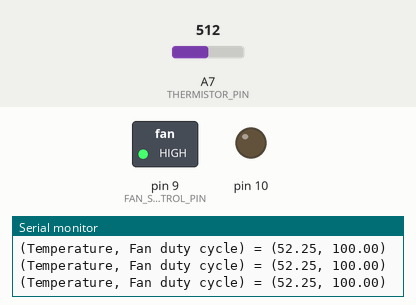
A sketch run on a simulated Arduino Nano, built with avr-gcc and run on an emulated ATmega328P. Shown: switched loads named in the sketch (green lamp = pin HIGH), output pins drawn as LEDs (lit = HIGH), the last lines printed to the serial monitor. The inputs (shaded band) are chosen by the test bench; at power-on: A7 (THERMISTOR_PIN) = 512.

Above: at 1.2 s.
1.3 s: A7 (THERMISTOR_PIN) set to 716
At 2.5 s:
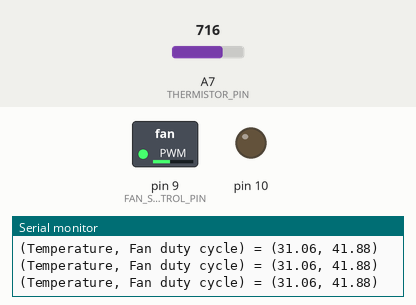
2.8 s: A7 (THERMISTOR_PIN) set to 900
At 3.8 s:
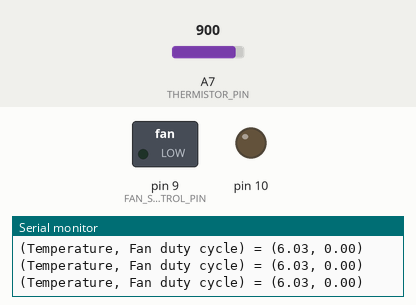
4.3 s: A7 (THERMISTOR_PIN) set to 511
At 4.9 s:
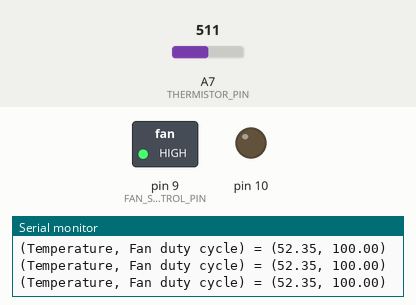
Timing chart, 0 to 7.3 s (numbered marks = the images above; inputs shaded):
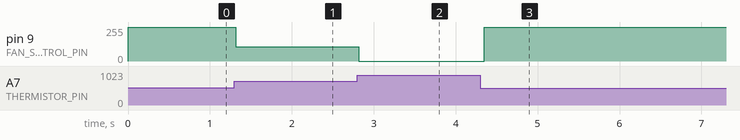

Measured:
- after the input at 1.3 s, pin 9 (FAN_SPEEDS_CONTROL_PIN): 255/255 → 107/255 at once
- after the input at 2.8 s, pin 9 (FAN_SPEEDS_CONTROL_PIN): 107/255 → 0/255 at once
- after the input at 4.3 s, pin 9 (FAN_SPEEDS_CONTROL_PIN): 0/255 → 255/255 after 0.05 s

The sketch:

refrigeration_module.ino
```cpp
/*
MODULE DESRIPTION

This script controls the station's refrigeration system.
The refrigeration system is composed of two PWM-controllable fans and a thermocouple for
temperature sensing. This module instructs to arduino to constantly read the ambient temperature
adjust the duty cycle that controls the fans' speed accordingly.
*/

#include <stdio.h>
#include <math.h>

// PINS SET-UP
const int THERMISTOR_PIN = A7;
const int FAN_SPEEDS_CONTROL_PIN = 9;

// MODULE SET-UP
const float Vcc = 5.0;                // The thermistor's supply voltage.
const float R1 = 33120.0;             // Resistance of the the thermistor's accompanying series resistor.
const int NUM_THERMISTOR_AVGS = 30;
const float fanActivationTemperature = 26;
const float fanMaxSpeedTemperature = 40;

// 25kHz PWM SET-UP
// PWM output @ 25 kHz, only on pins 9 and 10.
// Output value should be between 0 and 320, inclusive.
void analogWrite25k(int pin, int value){
  switch (pin){
    case 9:
      OCR1A = value;
      break;

    case 10:
      OCR1B = value;
      break;

    default: // no other pin will work
      break;
  }
}

// TEMPERATURE SENSING FUNCTION
float readThermistorTemperature(){
  // Init vars
  float Vt; // Voltage drop across thermistor [V].
  float Rt; // Thermistor resistance [Ohm].
  float Tt; // Thermistor temperature [°C]

  // 1) READ SMOOTHED-OUT VOLTAGE FROM THERMISTOR PIN
  Vt = 0;
  for(int j=0; j<NUM_THERMISTOR_AVGS; j++){
    Vt += analogRead(THERMISTOR_PIN);
  }
  Vt /= NUM_THERMISTOR_AVGS;
  Vt = Vcc*Vt/1023.0;

  // 2) COMPUTE THERMISTOR RESISTANCE
  Rt = R1*Vt/(Vcc - Vt);

  // 3) COMPUTE THERMISTOR TEMPERATURE
  float A =  610.5282190830485;
  float B = -85.97402403405586;
  float C =  3.4037509247172553;
  float D = -0.007982876975644648;
  float E = -0.0019710091731159445;

  float lnRt = log(Rt);
  Tt = A + B*lnRt + C*pow(lnRt,2) + D*pow(lnRt,3) + E*pow(lnRt,4);
  return Tt;
}

// TEMPERATURE-BASED FAN CONTROL FUNCTION
float setFanSpeeds(float Tt){
  int dutyCycle = int(map(Tt, fanActivationTemperature, fanMaxSpeedTemperature, 32, 320));
  if      (dutyCycle <  32){dutyCycle = 0;}
  else if (dutyCycle > 320){dutyCycle = 320;}
  analogWrite25k(FAN_SPEEDS_CONTROL_PIN, dutyCycle);
  return 100*float(dutyCycle)/320;
}


void setup(){
  Serial.begin(9600);
  pinMode(THERMISTOR_PIN, INPUT);

  // -25KHZ SET-UP
  // Configure Timer 1 for PWM @ 25 kHz.
  TCCR1A = 0; // undo the configuration done by...
  TCCR1B = 0; // ...the Arduino core library
  TCNT1 = 0; // reset timer
  TCCR1A = _BV(COM1A1) // non-inverted PWM on ch. A
           | _BV(COM1B1) // same on ch; B
           | _BV(WGM11); // mode 10: ph. correct PWM, TOP = ICR1
  TCCR1B = _BV(WGM13) // ditto
           | _BV(CS10); // prescaler = 1
  ICR1 = 320; // TOP = 320
  // Set the PWM pins as output.
  pinMode( 9, OUTPUT);
  pinMode(10, OUTPUT);
}

void loop() {

  // 1) Read temperature.
  // 2) Set fans' speeds according to temperature.
  // 3) Print temperature and duty cycle to the serial monitor for revision.

  float Tt = readThermistorTemperature();
  float dutyCycle = setFanSpeeds(Tt);
  String dataString = "(Temperature, Fan duty cycle) = (";
  dataString = dataString + Tt + ", " + dutyCycle + ")";
  Serial.println(dataString);
}
```
